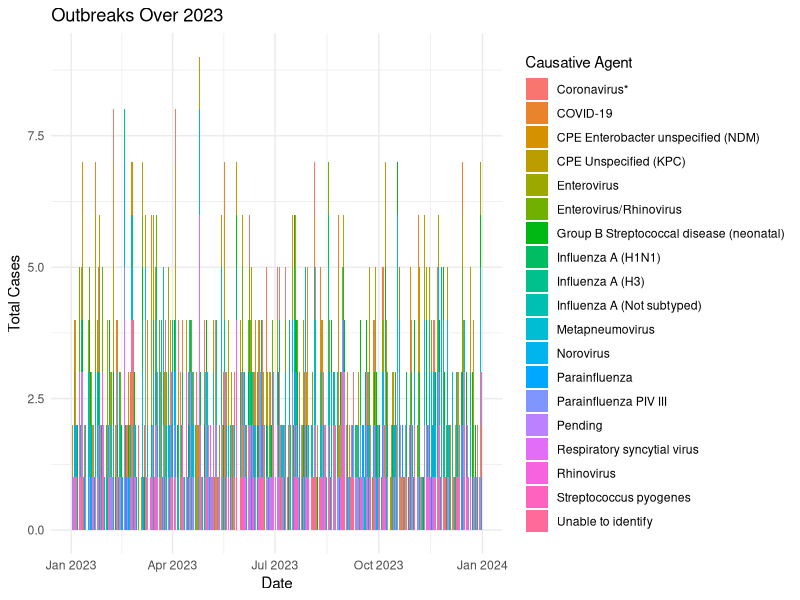

Recreate this plot in R.
#### Preamble ####
# Purpose: Simulate 
# Author: Owais Zahid
# Email: owais.zahid@mail.utoronto.ca
# Date: 22 January 2024
# Prerequisites: Know where to obtain outbreak data

#### Workspace setup ####
library("tidyverse")

### Setting seed ###
set.seed(123)

### Setting start end months of 2023 ###
### and the number of outbreaks to match the dataset size ###
start_date <- as.Date("2023-01-01")
end_date <- as.Date("2023-12-31")
num_outbreaks <- 1067

outbreak_data <- data.frame(
  Date = sample(seq(start_date, end_date, by = "day"), num_outbreaks, replace = TRUE),
  Institution = paste("Institution", seq(1, num_outbreaks)),
  Causative_Agent = sample(c(
    "COVID-19", "Parainfluenza", "Respiratory syncytial virus", "Coronavirus*",
    "Metapneumovirus", "Influenza A (Not subtyped)", "Pending",
    "Unable to identify", "Norovirus", "Influenza A (H3)", "Rhinovirus",
    "Group B Streptococcal disease (neonatal)", "Influenza A (H1N1)",
    "Enterovirus/Rhinovirus", "Enterovirus", "Parainfluenza PIV III",
    "Streptococcus pyogenes", "CPE Enterobacter unspecified (NDM)",
    "CPE Unspecified (KPC)"
  ), num_outbreaks, replace = TRUE)
)

# Step 2: Create a histogram with stacked bars
library(ggplot2)

ggplot(outbreak_data, aes(x = Date, fill = Causative_Agent)) +
  geom_bar(position = "stack") +
  labs(title = "Outbreaks Over 2023",
       x = "Date",
       y = "Total Cases",
       fill = "Causative Agent") +
  theme_minimal()

